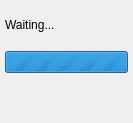
<?xml version="1.0" encoding="UTF-8"?>
<ui version="4.0">
 <class>AZ::SceneAPI::SceneUI::ProcessingOverlayWidget</class>
 <widget class="QWidget" name="AZ::SceneAPI::SceneUI::ProcessingOverlayWidget">
  <property name="geometry">
   <rect>
    <x>0</x>
    <y>0</y>
    <width>133</width>
    <height>123</height>
   </rect>
  </property>
  <property name="sizePolicy">
   <sizepolicy hsizetype="Expanding" vsizetype="Expanding">
    <horstretch>0</horstretch>
    <verstretch>0</verstretch>
   </sizepolicy>
  </property>
  <layout class="QVBoxLayout" name="verticalLayout">
   <property name="leftMargin">
    <number>5</number>
   </property>
   <property name="topMargin">
    <number>5</number>
   </property>
   <property name="rightMargin">
    <number>5</number>
   </property>
   <property name="bottomMargin">
    <number>5</number>
   </property>
   <item>
    <widget class="QLabel" name="m_headerLabel">
     <property name="text">
      <string>Waiting...</string>
     </property>
    </widget>
   </item>
   <item>
    <widget class="QProgressBar" name="m_progressIndicator">
     <property name="maximum">
      <number>0</number>
     </property>
     <property name="value">
      <number>-1</number>
     </property>
    </widget>
   </item>
   <item>
    <layout class="QVBoxLayout" name="underProgressBarNotes">
     <property name="topMargin">
      <number>5</number>
     </property>
     <property name="rightMargin">
      <number>35</number>
     </property>
     <property name="bottomMargin">
      <number>8</number>
     </property>
     <item>
      <layout class="QHBoxLayout" name="subtextLayout">
       <item>
        <spacer name="subtextSpacer">
         <property name="orientation">
          <enum>Qt::Horizontal</enum>
         </property>
         <property name="sizeHint" stdset="0">
          <size>
           <width>1</width>
           <height>1</height>
          </size>
         </property>
        </spacer>
       </item>
       <item>
        <widget class="QLabel" name="m_subtext">
         <property name="styleSheet">
          <string notr="true">
                     font-style: italic
                   </string>
         </property>
        </widget>
       </item>
      </layout>
     </item>
    </layout>
   </item>
   <item>
    <layout class="QVBoxLayout" name="m_reportArea"/>
   </item>
  </layout>
 </widget>
 <resources/>
 <connections/>
</ui>
